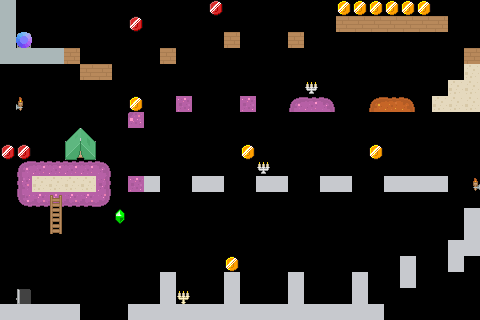

The image is a tile-based game level rendered from a .tmx file. Its description and source (layers, tilesets, objects; grid data summarised) follow:
An orthogonal 30x20 tile map with 16x16 px tiles, 5 tile layers (Doors, Platforms, LitLights, UnlitLights, ...), 6 tilesets and 8 objects.

<map version="1.10" tiledversion="1.11.0" orientation="orthogonal" renderorder="right-down" width="30" height="20" tilewidth="16" tileheight="16" infinite="0" backgroundcolor="#000000" nextlayerid="6" nextobjectid="2">
 <tileset firstgid="1" source="roguelike-base.tsx" />
 <tileset firstgid="1768" source="roguelike-interior.tsx" />
 <tileset firstgid="2254" source="currency/gem-green.tsx" />
 <tileset firstgid="2258" source="currency/coin-gold.tsx" />
 <tileset firstgid="2263" source="currency/coin-ruby.tsx" />
 <tileset firstgid="2268" source="currency/round-gem-gradient.tsx" />
 <layer id="5" name="Doors" width="30" height="20">
  <data>[600 cells, 2 non-empty, 2 distinct tile ids]</data>
 </layer>
 <layer id="4" name="Platforms" width="30" height="20">
  <data>[600 cells, 106 non-empty, 21 distinct tile ids]</data>
 </layer>
 <objectgroup id="9" name="Enemies" offsetx="-16" offsety="0">
  <object id="2" template="enemies/archer.tx" x="353" y="-1">
   <properties>
    <property name="jump_around" type="bool" value="true" />
    <property name="jump_around_time" type="float" value="4" />
    <property name="jump_around_velocity" type="float" value="500" />
   </properties>
  </object>
  <object id="18" template="enemies/archmage.tx" x="428.5" y="156.5" />
  <object id="22" template="enemies/crossbow.tx" x="342.5" y="157.5">
   <properties>
    <property name="facing_right" type="bool" value="false" />
    <property name="walk_around" type="bool" value="true" />
    <property name="walk_around_time" type="float" value="1.8" />
    <property name="walk_around_velocity" type="float" value="72" />
   </properties>
  </object>
  <object id="23" template="enemies/halberd.tx" x="401.5" y="80" />
  <object id="1" template="enemies/king.tx" x="213.5" y="158.5" />
  <object id="1" template="enemies/king.tx" x="71.5" y="31" />
  <object id="27" template="enemies/prince.tx" x="337.5" y="286.5" />
  <object id="30" template="enemies/spear.tx" x="215" y="286.5">
   <properties>
    <property name="facing_right" type="bool" value="false" />
    <property name="walk_around" type="bool" value="true" />
    <property name="walk_around_time" type="float" value="3" />
    <property name="walk_around_velocity" type="float" value="80" />
   </properties>
  </object>
 </objectgroup>
 <layer id="2" name="LitLights" width="30" height="20">
  <data>[600 cells, 6 non-empty, 4 distinct tile ids]</data>
 </layer>
 <layer id="3" name="UnlitLights" width="30" height="20">
  <data>[600 cells, 3 non-empty, 3 distinct tile ids]</data>
 </layer>
 <layer id="1" name="Gold" width="30" height="20">
  <data>[600 cells, 16 non-empty, 4 distinct tile ids]</data>
 </layer>
</map>
